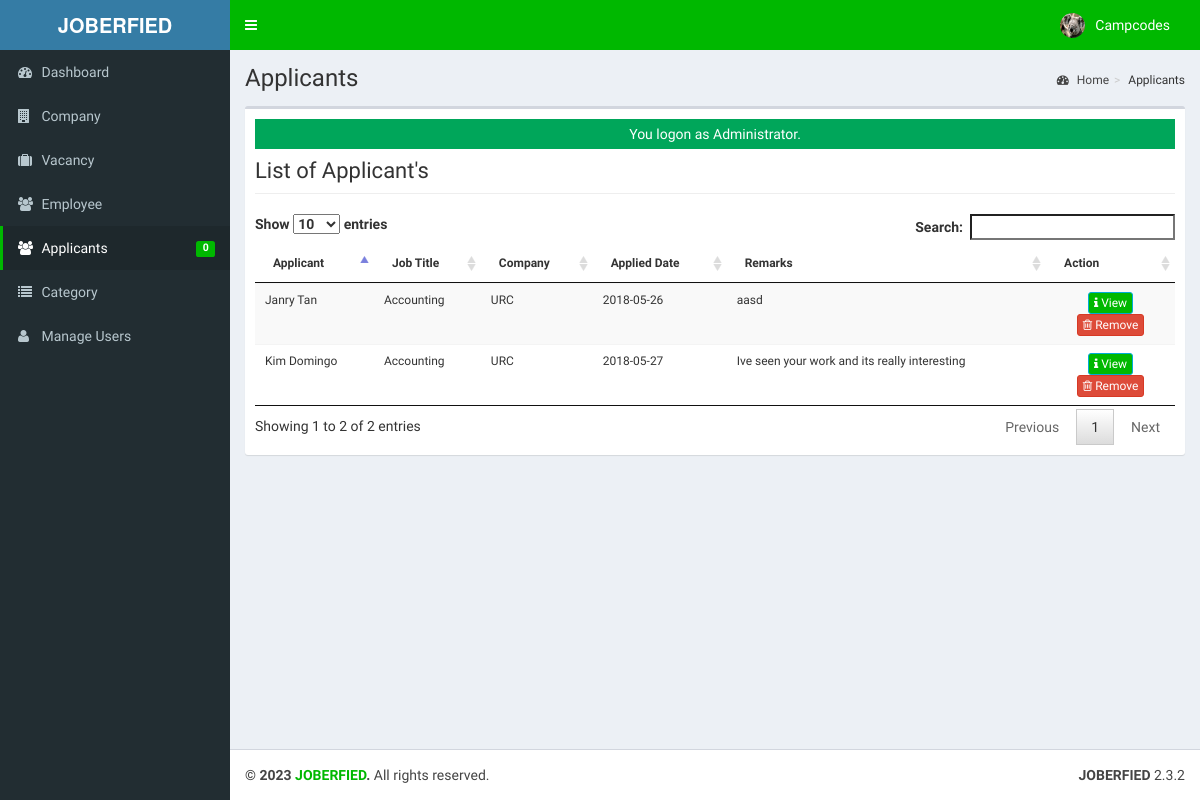
Screenshot of /admin/applicants/index.php (signed in) with the database file from the repository.
### tables this page shows
CREATE TABLE `tblusers` (
  `USERID` varchar(30) NOT NULL,
  `FULLNAME` varchar(40) NOT NULL,
  `USERNAME` varchar(90) NOT NULL,
  `PASS` varchar(90) NOT NULL,
  `ROLE` varchar(30) NOT NULL,
  `PICLOCATION` varchar(255) NOT NULL
);

CREATE TABLE `tbljobregistration` (
  `REGISTRATIONID` int(11) NOT NULL,
  `COMPANYID` int(11) NOT NULL,
  `JOBID` int(11) NOT NULL,
  `APPLICANTID` int(11) NOT NULL,
  `APPLICANT` varchar(90) NOT NULL,
  `REGISTRATIONDATE` date NOT NULL,
  `REMARKS` varchar(255) NOT NULL DEFAULT 'Pending',
  `FILEID` varchar(30) DEFAULT NULL,
  `PENDINGAPPLICATION` tinyint(1) NOT NULL DEFAULT 1,
  `HVIEW` tinyint(1) NOT NULL DEFAULT 1,
  `DATETIMEAPPROVED` datetime NOT NULL
);

CREATE TABLE `tbljob` (
  `JOBID` int(11) NOT NULL,
  `COMPANYID` int(11) NOT NULL,
  `CATEGORY` varchar(250) NOT NULL,
  `OCCUPATIONTITLE` varchar(90) NOT NULL,
  `REQ_NO_EMPLOYEES` int(11) NOT NULL,
  `SALARIES` double NOT NULL,
  `DURATION_EMPLOYEMENT` varchar(90) NOT NULL,
  `QUALIFICATION_WORKEXPERIENCE` text NOT NULL,
  `JOBDESCRIPTION` text NOT NULL,
  `PREFEREDSEX` varchar(30) NOT NULL,
  `SECTOR_VACANCY` text NOT NULL,
  `JOBSTATUS` varchar(30) NOT NULL,
  `DATEPOSTED` datetime NOT NULL
);

CREATE TABLE `tblcompany` (
  `COMPANYID` int(11) NOT NULL,
  `COMPANYNAME` varchar(90) NOT NULL,
  `COMPANYADDRESS` varchar(90) NOT NULL,
  `COMPANYCONTACTNO` varchar(30) NOT NULL,
  `COMPANYSTATUS` varchar(90) NOT NULL,
  `COMPANYMISSION` text NOT NULL
);

### admin/applicants/index.php (called while the page is built, shortened)
<?php
require_once("../../include/initialize.php");
 $title="Applicants";
require_once ("../theme/templates.php");
?>

### include/database.php (called while the page is built, shortened)
<?php
class Database {
	var $sql_string = '';
	private $conn;
	public function open_connection() {
		$this->conn = mysqli_connect(server,user,pass);
		if(!$this->conn){
			echo "Problem in database connection! Contact administrator!";
			exit();
		}else{
			$db_select = mysqli_select_db($this->conn,database_name);
		}
	}
	function setQuery($sql='') {
		$this->sql_string=$sql;
	}
	function executeQuery() {
		$result = mysqli_query($this->conn,$this->sql_string);
		return $result;
	}
	private function confirm_query($result) {
		return $result;
	}
	function loadResultList( $key='' ) {
		$cur = $this->executeQuery();
		$array = array();
		while ($row = mysqli_fetch_object($cur)) {
			if ($key) {
				$array[$row->$key] = $row;
			} else {
				$array[] = $row;
			}
		}
		return $array;
	}
	function loadSingleResult() {
		$cur = $this->executeQuery();
		while ($row = mysqli_fetch_object($cur)) {
		return $data = $row;
		}
	}
}
$mydb = new Database();
?>

### include/accounts.php (called while the page is built, shortened)
<?php
require_once(LIB_PATH.DS.'database.php');
class User {
	protected static  $tblname = "tblusers";
	function single_user($id=""){
			global $mydb;
			$mydb->setQuery("SELECT * FROM ".self::$tblname."
				Where USERID= '{$id}' LIMIT 1");
			$cur = $mydb->loadSingleResult();
			return $cur;
	}
}
?>

### include/function.php (called while the page is built, shortened)
<?php
function currentpage(){
		$this_page = $_SERVER['SCRIPT_NAME'];
	    $bits = explode('/',$this_page);
		 return $bits[3];
	}
		?>

### admin/applicants/list.php (the view, shortened to what this page needs)
<div class="row">
   <div class="col-lg-12">
           <h1 class="page-header">List of Applicant's   </h1>
      		</div>
  		 </div>
					<form class="wow fadeInDownaction" action="controller.php?action=delete" Method="POST">
					<div class="table-responsive">
						<table id="dash-table" class="table table-striped  table-hover table-responsive" style="font-size:12px" cellspacing="0">
						  <thead>
						  	<tr>
								<th>Applicant</th>
								<th>Job Title</th>
								<th>Company</th>
								<th>Applied Date</th>
								<th>Remarks</th>
								<th width="14%" >Action</th>
						  	</tr>
						  </thead>
						  <tbody>
						  	<?php
						  		$mydb->setQuery("SELECT * FROM `tblcompany` c  , `tbljobregistration` j, `tbljob` j2, `tblapplicants` a WHERE c.`COMPANYID`=j.`COMPANYID` AND  j.`JOBID`=j2.`JOBID` AND j.`APPLICANTID`=a.`APPLICANTID` ");
						  		$cur = $mydb->loadResultList();
								foreach ($cur as $result) {
						  		echo '<tr>';
						  		echo '<td>'. $result->APPLICANT.'</td>';
						  		echo '<td>' . $result->OCCUPATIONTITLE.'</a></td>';
						  		echo '<td>' . $result->COMPANYNAME.'</a></td>';
						  		echo '<td>'. $result->REGISTRATIONDATE.'</td>';
						  		echo '<td>'. $result->REMARKS.'</td>';
				  				echo '<td align="center" >
				  		             <a title="View" href="index.php?view=view&id='.$result->REGISTRATIONID.'"  class="btn btn-info btn-xs  ">
				  		             <span class="fa fa-info fw-fa"></span> View</a>
				  		             <a title="Remove" href="index.php?view=delete&id='.$result->REGISTRATIONID.'"  class="btn btn-danger btn-xs  ">
				  		             <span class="fa fa-trash-o fw-fa"></span> Remove</a>
				  					 </td>';
						  		echo '</tr>';
						  	}
						  	?>
						  </tbody>
						</table>
					</div>
						</form>

### admin/theme/templates.php (shortened to what this page needs)
<!DOCTYPE html>
<html>
    <head>
        <link rel="stylesheet" href="<?php echo web_root;?>bootstrap/css/bootstrap.min.css">
        <link rel="stylesheet" href="<?php echo web_root;?>plugins/font-awesome/css/font-awesome.min.css">
        <link rel="stylesheet" href="<?php echo web_root;?>dist/css/AdminLTE.min.css">
        <link rel="stylesheet" href="<?php echo web_root;?>dist/css/skins/_all-skins.min.css">
        <link rel="stylesheet" href="<?php echo web_root;?>plugins/iCheck/flat/blue.css">
        <link rel="stylesheet" href="<?php echo web_root;?>plugins/morris/morris.css">
        <link rel="stylesheet" href="<?php echo web_root;?>plugins/jvectormap/jquery-jvectormap-1.2.2.css">
        <link href="<?php echo web_root; ?>plugins/datepicker/bootstrap-datetimepicker.min.css" rel="stylesheet" media="screen">
        <link rel="stylesheet" href="<?php echo web_root;?>plugins/dataTables/jquery.dataTables.min.css">
        <link rel="stylesheet" href="<?php echo web_root;?>plugins/bootstrap-wysihtml5/bootstrap3-wysihtml5.min.css">
    </head>
 <body class="hold-transition skin-blue fixed sidebar-mini">
<div class="wrapper">
  <header class="main-header">
    <a href="<?php echo web_root;?>/admin/" class="logo">
      <span class="logo-lg"><b>JOBERFIED</b></span>
    </a>
    <nav class="navbar navbar-static-top" role="navigation">
      <a href="#" class="sidebar-toggle" data-toggle="offcanvas" role="button">
      </a>
      <div class="navbar-custom-menu">
        <ul class="nav navbar-nav">
          <?php
              $user = New User();
              $singleuser = $user->single_user($_SESSION['ADMIN_USERID']);
          ?>
          <li class="dropdown user user-menu" style="padding-right: 15px;"  >
            <a href="#" class="dropdown-toggle" data-toggle="dropdown">
              <img src="<?php echo web_root.'admin/user/'. $singleuser->PICLOCATION;?>" class="user-image" alt="User Image">
              <span class="hidden-xs"><?php echo $singleuser->FULLNAME; ?></span>
            </a>
          </li>
        </ul>
      </div>
    </nav>
  </header>
  <aside class="main-sidebar">
    <section class="sidebar">
      <ul class="sidebar-menu">
        <li  class="<?php echo (currentpage() == 'index.php') ? "active" : false;?>" >
          <a href="<?php echo web_root ;?>admin/">
            <i class="fa fa-dashboard"></i> <span>Dashboard</span>
          </a>
        </li>
        <li class="<?php echo (currentpage() == 'company') ? "active" : false;?>" >
          <a href="<?php echo web_root ;?>admin/company/">
            <i class="fa fa-building"></i> <span>Company</span>
          </a>
        </li>
        <li class="<?php echo (currentpage() == 'vacancy') ? "active" : false;?>" >
          <a href="<?php echo web_root ;?>admin/vacancy/">
            <i class="fa fa-suitcase"></i> <span>Vacancy</span>
          </a>
        </li>
        <li class="<?php echo (currentpage() == 'employee') ? "active" : false;?>" >
          <a href="<?php echo web_root ;?>admin/employee/">
            <i class="fa fa-users"></i> <span>Employee</span>
          </a>
        </li>
        <li class="<?php echo (currentpage() == 'applicants') ? "active" : false;?>" >
          <a href="<?php echo web_root ;?>admin/applicants/">
            <i class="fa fa-users"></i> <span>Applicants</span>
            <span class="label label-primary pull-right">
              <?php
                $sql = "SELECT count(*) as 'APPL' FROM `tbljobregistration` WHERE `PENDINGAPPLICATION`=1";
                $mydb->setQuery($sql);
                $pending = $mydb->loadSingleResult();
                echo $pending->APPL;
              ?>
            </span>
          </a>
        </li>
        <li class="<?php echo (currentpage() == 'category') ? "active" : false;?>" >
          <a href="<?php echo web_root ;?>admin/category/">
            <i class="fa fa-list"></i> <span>Category</span>
          </a>
        </li>
         <li class="<?php echo (currentpage() == 'user') ? "active" : false;?>">
          <a href="<?php echo web_root; ?>admin/user/">
            <i class="fa fa-user"></i> <span>Manage Users</span> </a>
        </li>
      </ul>
    </section>
  </aside>
  <div class="content-wrapper">
  <section class="content-header">
      <h1>
        <?php echo isset($title) ? $title : ''; ?>
      </h1>
      <ol class="breadcrumb">
        <?php
          if ($title!='Home') {
            $active_title = '';
            if (isset($_GET['view'])) {
              $active_title = '<li class='.$active_title.'><a href="index.php">'.$title.'</a></li>';
            }else{
              $active_title = '<li class='.$active_title.'>'.$title.'</li>';
            }
            echo '<li><a href='.web_root.'admin/><i class="fa fa-dashboard"></i> Home</a></li>';
            echo  $active_title;
          }
        ?>
      </ol>
    </section>
         <section class="content">
          <div class="row">
            <div class="col-xs-12">
              <div class="box">
                <div class="box-body">
              <?php
               check_message();
               require_once $content;
               ?>
             </div>
             </div>
           </div>
         </div>
         </section>
 </div>
  <footer class="main-footer">
    <div class="pull-right hidden-xs">
      <b>JOBERFIED</b> 2.3.2
    </div>
    <strong> &copy; 2023 <a href="#">JOBERFIED</a>.</strong> All rights
    reserved.
  </footer>
    </body>
</html>

### include/session.php (shortened to what this page needs)
		<?php
	function check_message(){
		if(isset($_SESSION['message'])){
			if(isset($_SESSION['msgtype'])){
				if ($_SESSION['msgtype']=="info"){
	 				echo  '<div class="alert-info" style="height:30px;text-align:center;padding:5px">'. $_SESSION['message'] . '</div>';
				}elseif($_SESSION['msgtype']=="error"){
					echo  '<div class="alert alert-danger" style="height:30px;text-align:center;padding:5px">' . $_SESSION['message'] . '</div>';
				}elseif($_SESSION['msgtype']=="success"){
					echo  '<div class="alert-success" style="height:30px;text-align:center;padding:5px">' . $_SESSION['message'] . '</div>';
				}
	   		}
		}
	}
?>

### rows the page displays
tblusers: PICLOCATION (picture), FULLNAME "Campcodes"
tbljobregistration: APPLICANT "Kim Domingo", JOBID.OCCUPATIONTITLE "Accounting", COMPANYID.COMPANYNAME "URC", REGISTRATIONDATE "2018-05-27", REMARKS "Ive seen your work and its really interesting"
tbljobregistration: APPLICANT "Janry Tan", JOBID.OCCUPATIONTITLE "Accounting", COMPANYID.COMPANYNAME "URC", REGISTRATIONDATE "2018-05-26", REMARKS "aasd"

### other values shown
$pending->APPL "0"
$title "Applicants"
$_SESSION['message'] "You logon as Administrator."
